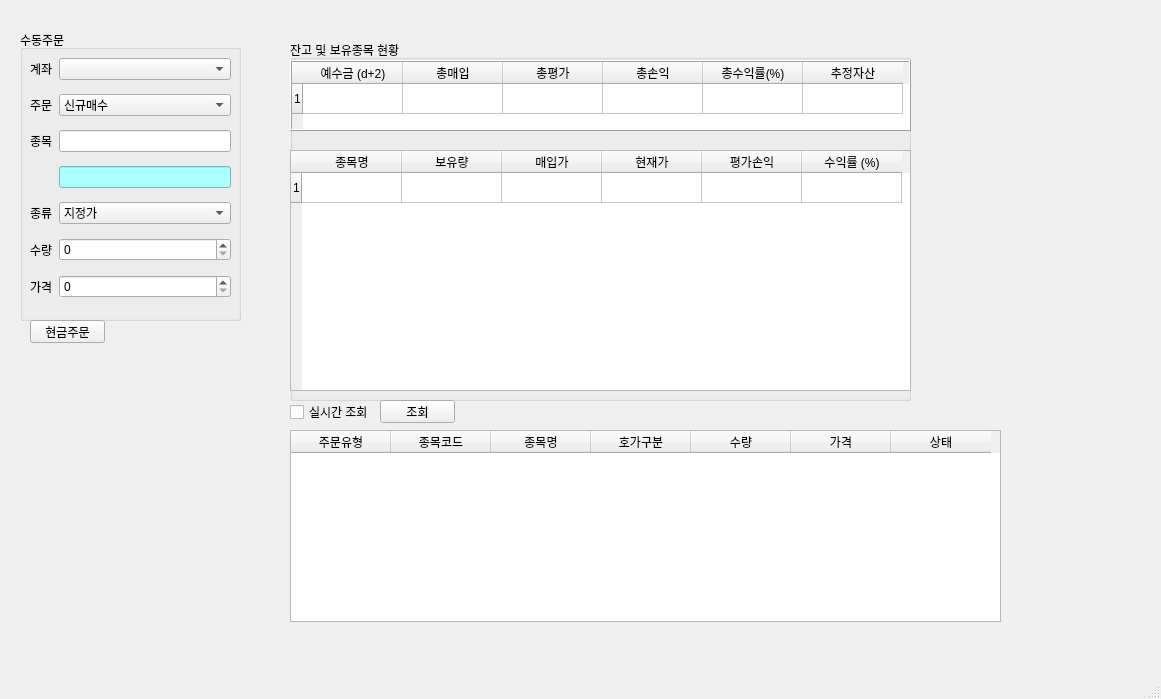
<?xml version="1.0" encoding="UTF-8"?>
<ui version="4.0">
 <class>MainWindow</class>
 <widget class="QMainWindow" name="MainWindow">
  <property name="geometry">
   <rect>
    <x>0</x>
    <y>0</y>
    <width>1161</width>
    <height>699</height>
   </rect>
  </property>
  <property name="windowTitle">
   <string>PyTrader v0.4</string>
  </property>
  <property name="windowIcon">
   <iconset>
    <normaloff>../img/02.kiwoom/bar_chart_48.png</normaloff>../img/02.kiwoom/bar_chart_48.png</iconset>
  </property>
  <widget class="QWidget" name="centralwidget">
   <widget class="QGroupBox" name="groupBox">
    <property name="geometry">
     <rect>
      <x>20</x>
      <y>30</y>
      <width>221</width>
      <height>291</height>
     </rect>
    </property>
    <property name="title">
     <string>수동주문</string>
    </property>
    <widget class="QWidget" name="gridLayoutWidget">
     <property name="geometry">
      <rect>
       <x>10</x>
       <y>20</y>
       <width>201</width>
       <height>261</height>
      </rect>
     </property>
     <layout class="QGridLayout" name="gridLayout">
      <item row="2" column="1">
       <widget class="QLineEdit" name="lineEdit">
        <property name="text">
         <string/>
        </property>
       </widget>
      </item>
      <item row="2" column="0">
       <widget class="QLabel" name="label_3">
        <property name="text">
         <string>종목</string>
        </property>
       </widget>
      </item>
      <item row="1" column="1">
       <widget class="QComboBox" name="comboBox_2">
        <item>
         <property name="text">
          <string>신규매수</string>
         </property>
        </item>
        <item>
         <property name="text">
          <string>신규매도</string>
         </property>
        </item>
        <item>
         <property name="text">
          <string>매수취소</string>
         </property>
        </item>
        <item>
         <property name="text">
          <string>매도취소</string>
         </property>
        </item>
       </widget>
      </item>
      <item row="3" column="1">
       <widget class="QLineEdit" name="lineEdit_2">
        <property name="styleSheet">
         <string notr="true">background-color:rgb(170, 255, 255)</string>
        </property>
       </widget>
      </item>
      <item row="4" column="0">
       <widget class="QLabel" name="label_4">
        <property name="text">
         <string>종류</string>
        </property>
       </widget>
      </item>
      <item row="5" column="0">
       <widget class="QLabel" name="label_5">
        <property name="text">
         <string>수량</string>
        </property>
       </widget>
      </item>
      <item row="0" column="1">
       <widget class="QComboBox" name="comboBox"/>
      </item>
      <item row="1" column="0">
       <widget class="QLabel" name="label_2">
        <property name="text">
         <string>주문</string>
        </property>
       </widget>
      </item>
      <item row="0" column="0">
       <widget class="QLabel" name="label">
        <property name="text">
         <string>계좌</string>
        </property>
       </widget>
      </item>
      <item row="6" column="0">
       <widget class="QLabel" name="label_6">
        <property name="text">
         <string>가격</string>
        </property>
       </widget>
      </item>
      <item row="4" column="1">
       <widget class="QComboBox" name="comboBox_3">
        <item>
         <property name="text">
          <string>지정가</string>
         </property>
        </item>
        <item>
         <property name="text">
          <string>시장가</string>
         </property>
        </item>
       </widget>
      </item>
      <item row="5" column="1">
       <widget class="QSpinBox" name="spinBox">
        <property name="maximum">
         <number>100000000</number>
        </property>
       </widget>
      </item>
      <item row="6" column="1">
       <widget class="QSpinBox" name="spinBox_2">
        <property name="maximum">
         <number>100000000</number>
        </property>
        <property name="singleStep">
         <number>50</number>
        </property>
       </widget>
      </item>
     </layout>
    </widget>
   </widget>
   <widget class="QPushButton" name="pushButton">
    <property name="geometry">
     <rect>
      <x>30</x>
      <y>320</y>
      <width>75</width>
      <height>23</height>
     </rect>
    </property>
    <property name="text">
     <string>현금주문</string>
    </property>
   </widget>
   <widget class="QGroupBox" name="groupBox_2">
    <property name="geometry">
     <rect>
      <x>290</x>
      <y>40</y>
      <width>621</width>
      <height>361</height>
     </rect>
    </property>
    <property name="title">
     <string>잔고 및 보유종목 현황</string>
    </property>
    <widget class="QTableWidget" name="tableWidget">
     <property name="geometry">
      <rect>
       <x>0</x>
       <y>20</y>
       <width>621</width>
       <height>71</height>
      </rect>
     </property>
     <property name="frameShape">
      <enum>QFrame::Box</enum>
     </property>
     <property name="frameShadow">
      <enum>QFrame::Raised</enum>
     </property>
     <property name="lineWidth">
      <number>1</number>
     </property>
     <property name="gridStyle">
      <enum>Qt::SolidLine</enum>
     </property>
     <property name="rowCount">
      <number>1</number>
     </property>
     <row/>
     <column>
      <property name="text">
       <string>예수금 (d+2)</string>
      </property>
     </column>
     <column>
      <property name="text">
       <string>총매입</string>
      </property>
     </column>
     <column>
      <property name="text">
       <string>총평가</string>
      </property>
     </column>
     <column>
      <property name="text">
       <string>총손익</string>
      </property>
     </column>
     <column>
      <property name="text">
       <string>총수익률(%)</string>
      </property>
     </column>
     <column>
      <property name="text">
       <string>추정자산</string>
      </property>
     </column>
    </widget>
    <widget class="QTableWidget" name="tableWidget_2">
     <property name="geometry">
      <rect>
       <x>0</x>
       <y>110</y>
       <width>621</width>
       <height>241</height>
      </rect>
     </property>
     <property name="rowCount">
      <number>1</number>
     </property>
     <row/>
     <column>
      <property name="text">
       <string>종목명</string>
      </property>
     </column>
     <column>
      <property name="text">
       <string>보유량</string>
      </property>
     </column>
     <column>
      <property name="text">
       <string>매입가</string>
      </property>
     </column>
     <column>
      <property name="text">
       <string>현재가</string>
      </property>
     </column>
     <column>
      <property name="text">
       <string>평가손익</string>
      </property>
     </column>
     <column>
      <property name="text">
       <string>수익률 (%)</string>
      </property>
     </column>
    </widget>
   </widget>
   <widget class="QCheckBox" name="checkBox">
    <property name="geometry">
     <rect>
      <x>290</x>
      <y>404</y>
      <width>81</width>
      <height>16</height>
     </rect>
    </property>
    <property name="text">
     <string>실시간 조회</string>
    </property>
    <property name="checked">
     <bool>false</bool>
    </property>
   </widget>
   <widget class="QPushButton" name="pushButton_2">
    <property name="geometry">
     <rect>
      <x>380</x>
      <y>400</y>
      <width>75</width>
      <height>23</height>
     </rect>
    </property>
    <property name="text">
     <string>조회</string>
    </property>
   </widget>
   <widget class="QTableWidget" name="tableWidget_4">
    <property name="geometry">
     <rect>
      <x>290</x>
      <y>430</y>
      <width>711</width>
      <height>192</height>
     </rect>
    </property>
    <column>
     <property name="text">
      <string>주문유형</string>
     </property>
    </column>
    <column>
     <property name="text">
      <string>종목코드</string>
     </property>
    </column>
    <column>
     <property name="text">
      <string>종목명</string>
     </property>
    </column>
    <column>
     <property name="text">
      <string>호가구분</string>
     </property>
    </column>
    <column>
     <property name="text">
      <string>수량</string>
     </property>
    </column>
    <column>
     <property name="text">
      <string>가격</string>
     </property>
    </column>
    <column>
     <property name="text">
      <string>상태</string>
     </property>
    </column>
   </widget>
  </widget>
  <widget class="QMenuBar" name="menubar">
   <property name="geometry">
    <rect>
     <x>0</x>
     <y>0</y>
     <width>1161</width>
     <height>21</height>
    </rect>
   </property>
  </widget>
  <widget class="QStatusBar" name="statusbar"/>
 </widget>
 <resources/>
 <connections/>
</ui>
